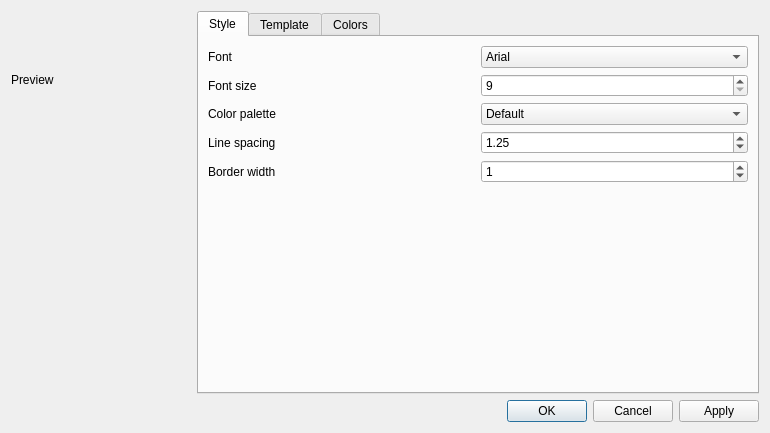
<?xml version="1.0" encoding="UTF-8"?>
<ui version="4.0">
 <class>TemplateEdit</class>
 <widget class="QDialog" name="TemplateEdit">
  <property name="geometry">
   <rect>
    <x>0</x>
    <y>0</y>
    <width>770</width>
    <height>433</height>
   </rect>
  </property>
  <property name="windowTitle">
   <string>Edit template</string>
  </property>
  <layout class="QVBoxLayout" name="verticalLayout_8">
   <item>
    <layout class="QHBoxLayout" name="horizontalLayout_10">
     <item>
      <layout class="QVBoxLayout" name="verticalLayout_3">
       <item>
        <spacer name="verticalSpacer_4">
         <property name="orientation">
          <enum>Qt::Vertical</enum>
         </property>
         <property name="sizeHint" stdset="0">
          <size>
           <width>20</width>
           <height>40</height>
          </size>
         </property>
        </spacer>
       </item>
       <item>
        <widget class="QLabel" name="label_2">
         <property name="text">
          <string>Preview</string>
         </property>
        </widget>
       </item>
       <item>
        <widget class="QLabel" name="label">
         <property name="sizePolicy">
          <sizepolicy hsizetype="Fixed" vsizetype="Fixed">
           <horstretch>0</horstretch>
           <verstretch>0</verstretch>
          </sizepolicy>
         </property>
         <property name="minimumSize">
          <size>
           <width>180</width>
           <height>240</height>
          </size>
         </property>
         <property name="baseSize">
          <size>
           <width>180</width>
           <height>254</height>
          </size>
         </property>
         <property name="styleSheet">
          <string notr="true"/>
         </property>
         <property name="text">
          <string/>
         </property>
        </widget>
       </item>
       <item>
        <spacer name="verticalSpacer_3">
         <property name="orientation">
          <enum>Qt::Vertical</enum>
         </property>
         <property name="sizeHint" stdset="0">
          <size>
           <width>20</width>
           <height>40</height>
          </size>
         </property>
        </spacer>
       </item>
      </layout>
     </item>
     <item>
      <widget class="QTabWidget" name="tabWidget">
       <property name="autoFillBackground">
        <bool>false</bool>
       </property>
       <property name="currentIndex">
        <number>0</number>
       </property>
       <widget class="QWidget" name="style">
        <attribute name="title">
         <string>Style</string>
        </attribute>
        <layout class="QHBoxLayout" name="horizontalLayout_11">
         <item>
          <layout class="QVBoxLayout" name="verticalLayout">
           <item>
            <layout class="QHBoxLayout" name="horizontalLayout_4">
             <item>
              <widget class="QLabel" name="fontselection_label">
               <property name="text">
                <string>Font</string>
               </property>
              </widget>
             </item>
             <item>
              <widget class="QComboBox" name="fontSelection">
               <item>
                <property name="text">
                 <string>Arial</string>
                </property>
               </item>
               <item>
                <property name="text">
                 <string>Impact</string>
                </property>
               </item>
               <item>
                <property name="text">
                 <string>Georgia</string>
                </property>
               </item>
               <item>
                <property name="text">
                 <string>Courier</string>
                </property>
               </item>
               <item>
                <property name="text">
                 <string>Verdana</string>
                </property>
               </item>
              </widget>
             </item>
            </layout>
           </item>
           <item>
            <layout class="QHBoxLayout" name="horizontalLayout_3">
             <item>
              <widget class="QLabel" name="fontsize_label">
               <property name="text">
                <string>Font size</string>
               </property>
              </widget>
             </item>
             <item>
              <widget class="QSpinBox" name="fontsize">
               <property name="minimum">
                <number>9</number>
               </property>
               <property name="maximum">
                <number>18</number>
               </property>
              </widget>
             </item>
            </layout>
           </item>
           <item>
            <layout class="QHBoxLayout" name="horizontalLayout">
             <item>
              <widget class="QLabel" name="colorpalette_label">
               <property name="text">
                <string>Color palette</string>
               </property>
              </widget>
             </item>
             <item>
              <widget class="QComboBox" name="colorpalette">
               <item>
                <property name="text">
                 <string>Default</string>
                </property>
               </item>
               <item>
                <property name="text">
                 <string>Almond</string>
                </property>
               </item>
               <item>
                <property name="text">
                 <string>Shades of blue</string>
                </property>
               </item>
               <item>
                <property name="text">
                 <string>Custom</string>
                </property>
               </item>
              </widget>
             </item>
            </layout>
           </item>
           <item>
            <layout class="QHBoxLayout" name="horizontalLayout_2">
             <item>
              <widget class="QLabel" name="linespacing_label">
               <property name="text">
                <string>Line spacing</string>
               </property>
              </widget>
             </item>
             <item>
              <widget class="QDoubleSpinBox" name="linespacing">
               <property name="minimum">
                <double>1.000000000000000</double>
               </property>
               <property name="maximum">
                <double>3.000000000000000</double>
               </property>
               <property name="singleStep">
                <double>0.250000000000000</double>
               </property>
               <property name="value">
                <double>1.250000000000000</double>
               </property>
              </widget>
             </item>
            </layout>
           </item>
           <item>
            <layout class="QHBoxLayout" name="horizontalLayout_14">
             <item>
              <widget class="QLabel" name="borderwidth_label">
               <property name="text">
                <string>Border width</string>
               </property>
              </widget>
             </item>
             <item>
              <widget class="QDoubleSpinBox" name="borderwidth">
               <property name="decimals">
                <number>0</number>
               </property>
               <property name="minimum">
                <double>0.000000000000000</double>
               </property>
               <property name="maximum">
                <double>100.000000000000000</double>
               </property>
               <property name="singleStep">
                <double>1.000000000000000</double>
               </property>
               <property name="value">
                <double>1.000000000000000</double>
               </property>
              </widget>
             </item>
            </layout>
           </item>
           <item>
            <spacer name="verticalSpacer">
             <property name="orientation">
              <enum>Qt::Vertical</enum>
             </property>
             <property name="sizeHint" stdset="0">
              <size>
               <width>20</width>
               <height>40</height>
              </size>
             </property>
            </spacer>
           </item>
          </layout>
         </item>
        </layout>
       </widget>
       <widget class="QWidget" name="template_2">
        <attribute name="title">
         <string>Template</string>
        </attribute>
        <layout class="QVBoxLayout" name="verticalLayout_4">
         <item>
          <widget class="QPlainTextEdit" name="plainTextEdit">
           <property name="horizontalScrollBarPolicy">
            <enum>Qt::ScrollBarAsNeeded</enum>
           </property>
           <property name="lineWrapMode">
            <enum>QPlainTextEdit::NoWrap</enum>
           </property>
          </widget>
         </item>
        </layout>
       </widget>
       <widget class="QWidget" name="color_tab">
        <property name="maximumSize">
         <size>
          <width>16777215</width>
          <height>16777215</height>
         </size>
        </property>
        <attribute name="title">
         <string>Colors</string>
        </attribute>
        <layout class="QHBoxLayout" name="horizontalLayout_12">
         <item>
          <layout class="QVBoxLayout" name="verticalLayout_2">
           <item>
            <layout class="QHBoxLayout" name="horizontalLayout_5">
             <item>
              <widget class="QLabel" name="label_3">
               <property name="sizePolicy">
                <sizepolicy hsizetype="MinimumExpanding" vsizetype="Preferred">
                 <horstretch>0</horstretch>
                 <verstretch>0</verstretch>
                </sizepolicy>
               </property>
               <property name="text">
                <string>Background</string>
               </property>
              </widget>
             </item>
             <item>
              <widget class="QLabel" name="colorLable1">
               <property name="sizePolicy">
                <sizepolicy hsizetype="MinimumExpanding" vsizetype="Preferred">
                 <horstretch>0</horstretch>
                 <verstretch>0</verstretch>
                </sizepolicy>
               </property>
               <property name="text">
                <string>color1</string>
               </property>
               <property name="alignment">
                <set>Qt::AlignCenter</set>
               </property>
              </widget>
             </item>
             <item>
              <widget class="QPushButton" name="editButton1">
               <property name="text">
                <string>Edit</string>
               </property>
              </widget>
             </item>
            </layout>
           </item>
           <item>
            <layout class="QHBoxLayout" name="horizontalLayout_8">
             <item>
              <widget class="QLabel" name="label_9">
               <property name="sizePolicy">
                <sizepolicy hsizetype="MinimumExpanding" vsizetype="Preferred">
                 <horstretch>0</horstretch>
                 <verstretch>0</verstretch>
                </sizepolicy>
               </property>
               <property name="text">
                <string>Table cells 1</string>
               </property>
              </widget>
             </item>
             <item>
              <widget class="QLabel" name="colorLable2">
               <property name="sizePolicy">
                <sizepolicy hsizetype="MinimumExpanding" vsizetype="Preferred">
                 <horstretch>0</horstretch>
                 <verstretch>0</verstretch>
                </sizepolicy>
               </property>
               <property name="text">
                <string>color2</string>
               </property>
               <property name="alignment">
                <set>Qt::AlignCenter</set>
               </property>
              </widget>
             </item>
             <item>
              <widget class="QPushButton" name="editButton2">
               <property name="text">
                <string>Edit</string>
               </property>
              </widget>
             </item>
            </layout>
           </item>
           <item>
            <layout class="QHBoxLayout" name="horizontalLayout_13">
             <item>
              <widget class="QLabel" name="label_6">
               <property name="sizePolicy">
                <sizepolicy hsizetype="MinimumExpanding" vsizetype="Preferred">
                 <horstretch>0</horstretch>
                 <verstretch>0</verstretch>
                </sizepolicy>
               </property>
               <property name="text">
                <string>Table cells 2</string>
               </property>
              </widget>
             </item>
             <item>
              <widget class="QLabel" name="colorLable3">
               <property name="sizePolicy">
                <sizepolicy hsizetype="MinimumExpanding" vsizetype="Preferred">
                 <horstretch>0</horstretch>
                 <verstretch>0</verstretch>
                </sizepolicy>
               </property>
               <property name="text">
                <string>color3</string>
               </property>
               <property name="alignment">
                <set>Qt::AlignCenter</set>
               </property>
              </widget>
             </item>
             <item>
              <widget class="QPushButton" name="editButton3">
               <property name="text">
                <string>Edit</string>
               </property>
              </widget>
             </item>
            </layout>
           </item>
           <item>
            <layout class="QHBoxLayout" name="horizontalLayout_7">
             <item>
              <widget class="QLabel" name="label_7">
               <property name="sizePolicy">
                <sizepolicy hsizetype="MinimumExpanding" vsizetype="Preferred">
                 <horstretch>0</horstretch>
                 <verstretch>0</verstretch>
                </sizepolicy>
               </property>
               <property name="text">
                <string>Text 1</string>
               </property>
              </widget>
             </item>
             <item>
              <widget class="QLabel" name="colorLable4">
               <property name="sizePolicy">
                <sizepolicy hsizetype="MinimumExpanding" vsizetype="Preferred">
                 <horstretch>0</horstretch>
                 <verstretch>0</verstretch>
                </sizepolicy>
               </property>
               <property name="text">
                <string>color4</string>
               </property>
               <property name="alignment">
                <set>Qt::AlignCenter</set>
               </property>
              </widget>
             </item>
             <item>
              <widget class="QPushButton" name="editButton4">
               <property name="text">
                <string>Edit</string>
               </property>
              </widget>
             </item>
            </layout>
           </item>
           <item>
            <layout class="QHBoxLayout" name="horizontalLayout_9">
             <item>
              <widget class="QLabel" name="label_11">
               <property name="sizePolicy">
                <sizepolicy hsizetype="MinimumExpanding" vsizetype="Preferred">
                 <horstretch>0</horstretch>
                 <verstretch>0</verstretch>
                </sizepolicy>
               </property>
               <property name="text">
                <string>Text 2</string>
               </property>
              </widget>
             </item>
             <item>
              <widget class="QLabel" name="colorLable5">
               <property name="sizePolicy">
                <sizepolicy hsizetype="MinimumExpanding" vsizetype="Preferred">
                 <horstretch>0</horstretch>
                 <verstretch>0</verstretch>
                </sizepolicy>
               </property>
               <property name="text">
                <string>color5</string>
               </property>
               <property name="alignment">
                <set>Qt::AlignCenter</set>
               </property>
              </widget>
             </item>
             <item>
              <widget class="QPushButton" name="editButton5">
               <property name="text">
                <string>Edit</string>
               </property>
              </widget>
             </item>
            </layout>
           </item>
           <item>
            <layout class="QHBoxLayout" name="horizontalLayout_6">
             <item>
              <widget class="QLabel" name="label_4">
               <property name="sizePolicy">
                <sizepolicy hsizetype="MinimumExpanding" vsizetype="Preferred">
                 <horstretch>0</horstretch>
                 <verstretch>0</verstretch>
                </sizepolicy>
               </property>
               <property name="text">
                <string>Borders</string>
               </property>
              </widget>
             </item>
             <item>
              <widget class="QLabel" name="colorLable6">
               <property name="sizePolicy">
                <sizepolicy hsizetype="MinimumExpanding" vsizetype="Preferred">
                 <horstretch>0</horstretch>
                 <verstretch>0</verstretch>
                </sizepolicy>
               </property>
               <property name="text">
                <string>color6</string>
               </property>
               <property name="alignment">
                <set>Qt::AlignCenter</set>
               </property>
              </widget>
             </item>
             <item>
              <widget class="QPushButton" name="editButton6">
               <property name="text">
                <string>Edit</string>
               </property>
              </widget>
             </item>
            </layout>
           </item>
           <item>
            <spacer name="verticalSpacer_2">
             <property name="orientation">
              <enum>Qt::Vertical</enum>
             </property>
             <property name="sizeHint" stdset="0">
              <size>
               <width>20</width>
               <height>40</height>
              </size>
             </property>
            </spacer>
           </item>
          </layout>
         </item>
        </layout>
       </widget>
      </widget>
     </item>
    </layout>
   </item>
   <item>
    <widget class="QDialogButtonBox" name="buttonBox">
     <property name="orientation">
      <enum>Qt::Horizontal</enum>
     </property>
     <property name="standardButtons">
      <set>QDialogButtonBox::Apply|QDialogButtonBox::Cancel|QDialogButtonBox::Ok</set>
     </property>
    </widget>
   </item>
  </layout>
 </widget>
 <resources/>
 <connections>
  <connection>
   <sender>buttonBox</sender>
   <signal>rejected()</signal>
   <receiver>TemplateEdit</receiver>
   <slot>reject()</slot>
   <hints>
    <hint type="sourcelabel">
     <x>316</x>
     <y>260</y>
    </hint>
    <hint type="destinationlabel">
     <x>286</x>
     <y>274</y>
    </hint>
   </hints>
  </connection>
 </connections>
</ui>
